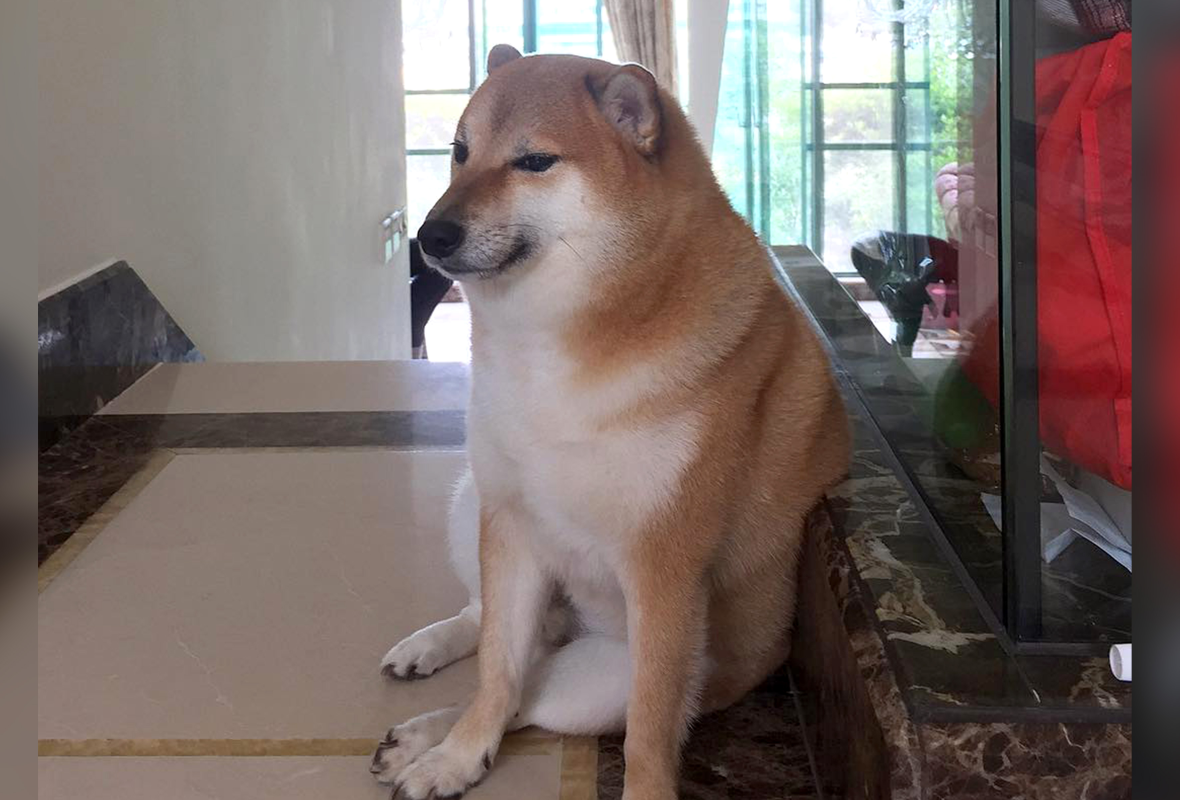
#> input picture missao_1/dog.jpg, 3538 x 2400 px (shown at 1/3 size)
$ python missao_opencv_ex2.py
#> lines starting #> are read from the running program, lines starting #| are printed output that depends on the picture
import cv2

imagem = cv2.imread('./dog.jpg')
#> imagem is the input picture: shape (2400, 3538, 3); mean B, G, R 102.9, 106.6, 120.9

#a imagem é lida como uma variavel de 3 dimensões (matriz de 3 dimensões),
#onde cada dimensão representa uma cor no padrão RGB (red, green e blue, respectivamente) com o valor de 0 a 255
(b, g, r) = imagem[0, 0] #captura o valor de B, G e R associado ao pixel de coordenada [0, 0] da imagem
#> b = 116; g = 126; r = 133

#nos testes que fiz a imagem estava saindo muito grande
#esse código é apenas para reajustar as deminsões da imagem

#o código irá gerar as imagens de todos os exemplos do 2 cap da apostila
#basta fechar uma imagem e aguardar que a próxima irá aparecer

largura = 1000
altura = int(imagem.shape[0] * (largura / imagem.shape[1]))
#> altura = 678
imagem_redimensionada = cv2.resize(imagem, (largura, altura))

print('O pixel (0, 0) tem as seguintes cores:')
print('Vermelho:', r, 'Verde:', g, 'Azul:', b) #retorna os valores capturados na linha 7
#| Vermelho: 133 Verde: 126 Azul: 116
cv2.imshow("Imagem Original", imagem_redimensionada) #imprime a imagem modificada
cv2.waitKey(0)

#esses loops percorrem todos os pixels da imagem modificando cada um deles
#onde cada um será o resto da divisão do seu valor por 256

for y in range(0, imagem.shape[0]): #percorre linhas da imagem
    for x in range(0, imagem.shape[1]): #percorre colunas da imagem
        imagem[y, x] = (x%256,y%256,x%256) #resto da divisão do valor do pixel por 256
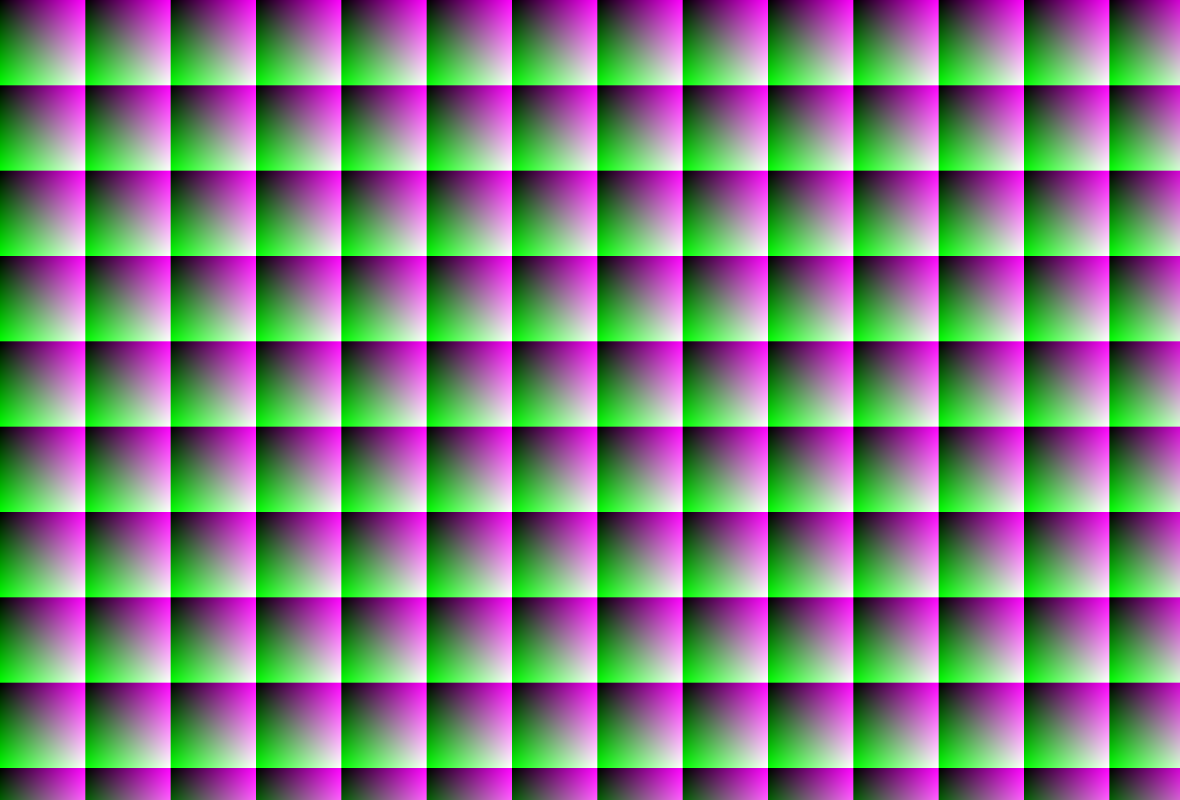
#> imagem: shape (2400, 3538, 3) (shown at 1/3 size); mean B, G, R 126.1, 124.3, 126.1

altura = int(imagem.shape[0] * (largura / imagem.shape[1]))
imagem_redimensionada = cv2.resize(imagem, (largura, altura))

cv2.imshow("Imagem modificada", imagem_redimensionada) #imprime a imagem modificada
cv2.waitKey(0)

#nesse caso somente o componente "green" é alterado tendo seu valor com o resutaldo do resto
#de divisão da multiplicação da posição dos pixels dividido por 256

imagem = cv2.imread('./dog.jpg') #atribui novamente a variável "imagem" seu valor inicial

for y in range(0, imagem.shape[0], 1):
    for x in range(0, imagem.shape[1], 1):
        imagem[y, x] = (0,(x*y)%256,0)
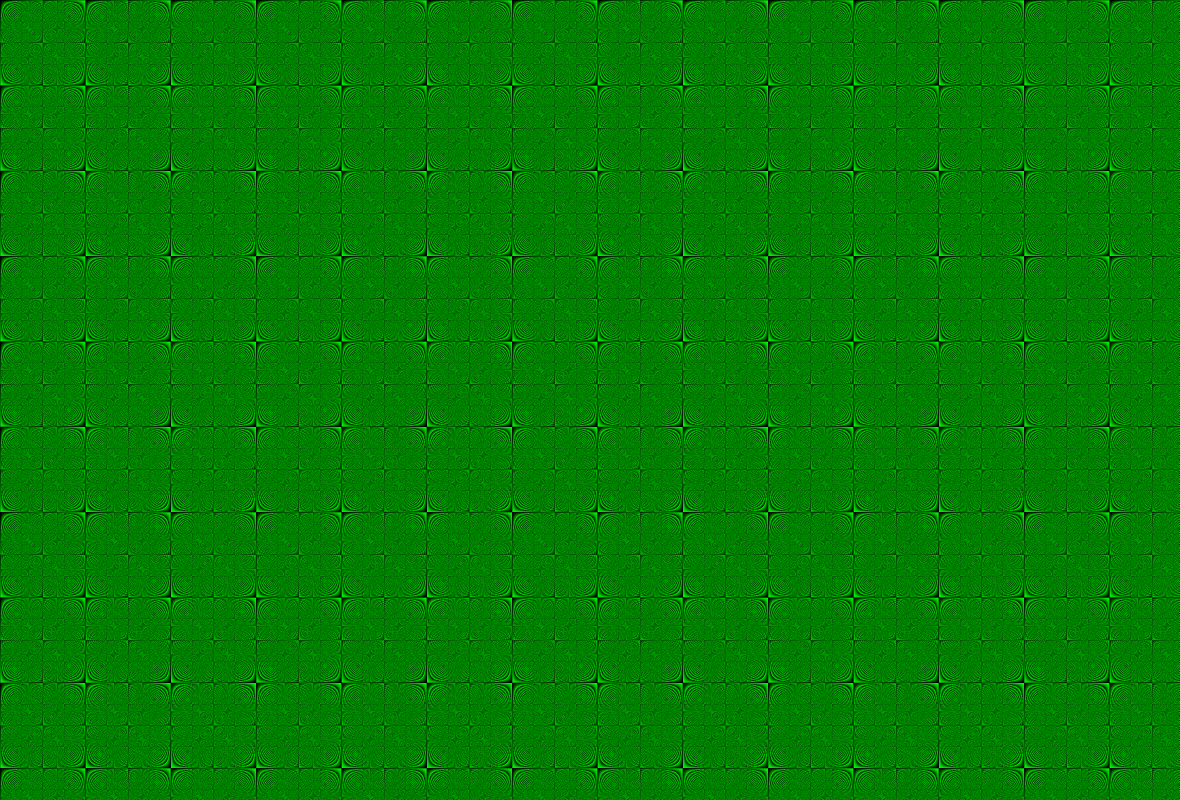
#> imagem: shape (2400, 3538, 3) (shown at 1/3 size); mean B, G, R 0, 125.5, 0

altura = int(imagem.shape[0] * (largura / imagem.shape[1]))
imagem_redimensionada = cv2.resize(imagem, (largura, altura))
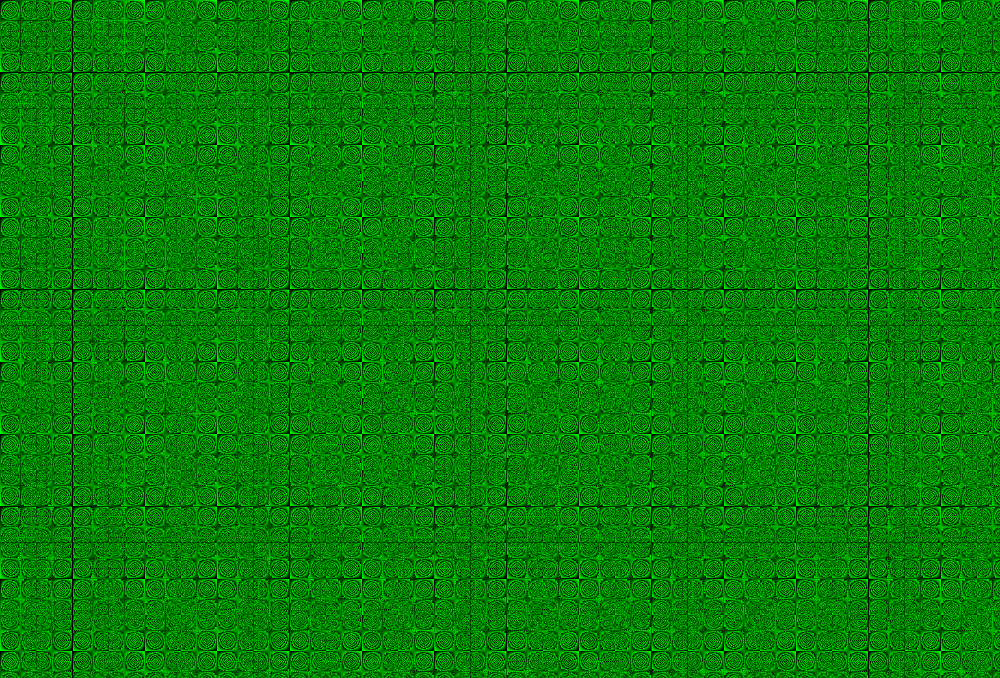
#> imagem_redimensionada: shape (678, 1000, 3); mean B, G, R 0, 125.4, 0

cv2.imshow("Imagem modificada", imagem_redimensionada)
cv2.waitKey(0)

#nesse outro caso a cada salto de 10 linhas e 10 colunas é criado um
#quadrado amarelo de 5x5 pixels, porém o restante da imagem é preservada

imagem = cv2.imread('./dog.jpg') #atribui novamente a variável "imagem" seu valor inicial

for y in range(0, imagem.shape[0], 10): #percorre linhas
    for x in range(0, imagem.shape[1], 10): #percorre colunas
        imagem[y:y+5, x: x+5] = (0,255,255)
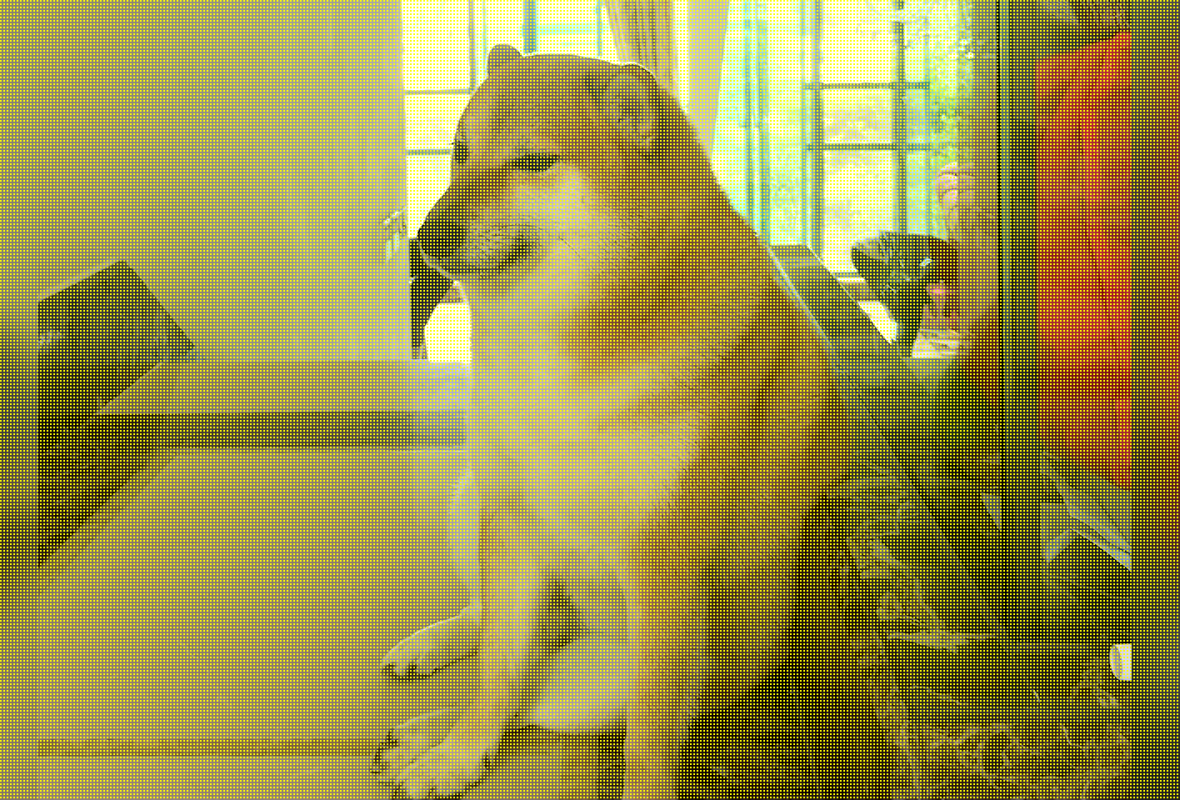
#> imagem: shape (2400, 3538, 3) (shown at 1/3 size); mean B, G, R 77.1, 143.7, 154.4

altura = int(imagem.shape[0] * (largura / imagem.shape[1]))
imagem_redimensionada = cv2.resize(imagem, (largura, altura))
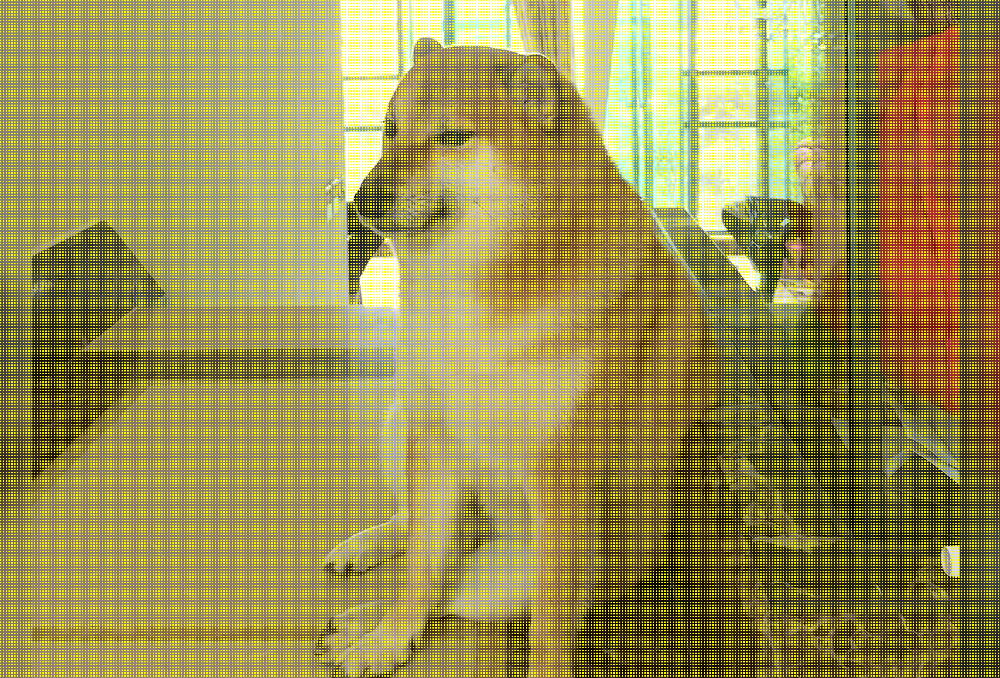
#> imagem_redimensionada: shape (678, 1000, 3); mean B, G, R 77.1, 143.6, 154.3

cv2.imshow("Imagem modificada", imagem_redimensionada)
cv2.waitKey(0)
